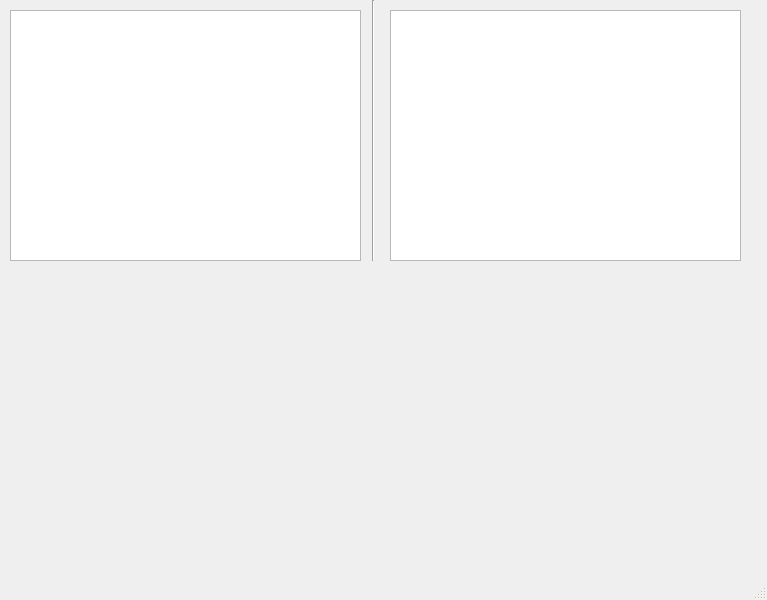
<?xml version="1.0" encoding="UTF-8"?>
<ui version="4.0">
 <class>MainWindow</class>
 <widget class="QMainWindow" name="MainWindow">
  <property name="geometry">
   <rect>
    <x>0</x>
    <y>0</y>
    <width>767</width>
    <height>600</height>
   </rect>
  </property>
  <property name="windowTitle">
   <string>MainWindow</string>
  </property>
  <widget class="QWidget" name="centralwidget">
   <widget class="Line" name="line">
    <property name="geometry">
     <rect>
      <x>363</x>
      <y>0</y>
      <width>20</width>
      <height>261</height>
     </rect>
    </property>
    <property name="orientation">
     <enum>Qt::Vertical</enum>
    </property>
   </widget>
   <widget class="QListWidget" name="playlit">
    <property name="geometry">
     <rect>
      <x>10</x>
      <y>10</y>
      <width>351</width>
      <height>251</height>
     </rect>
    </property>
   </widget>
   <widget class="QListWidget" name="compositions">
    <property name="geometry">
     <rect>
      <x>390</x>
      <y>10</y>
      <width>351</width>
      <height>251</height>
     </rect>
    </property>
   </widget>
  </widget>
  <widget class="QMenuBar" name="menubar">
   <property name="geometry">
    <rect>
     <x>0</x>
     <y>0</y>
     <width>767</width>
     <height>21</height>
    </rect>
   </property>
  </widget>
  <widget class="QStatusBar" name="statusbar"/>
 </widget>
 <resources/>
 <connections/>
</ui>
